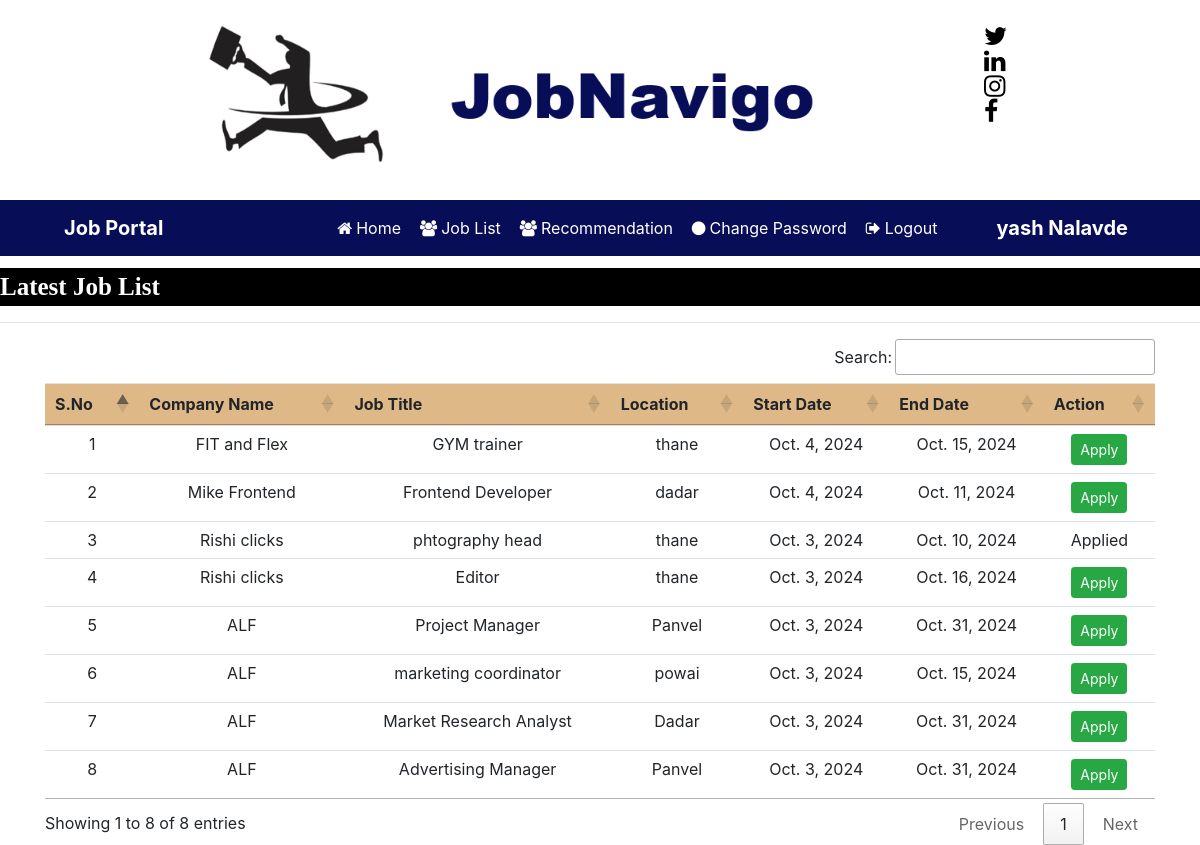
The page /user_latestjobs (signed in) on the database its author committed.
### CareerPatches/models.py (models this page shows, shortened)
class Job(models.Model):
    recruiter = models.ForeignKey(Recruiter,on_delete=models.CASCADE)
    start_date = models.DateField()
    end_date  = models.DateField()
    title = models.CharField(max_length=100)
    salary = models.FloatField(max_length=20)
    image = models.FileField()
    description = models.CharField(max_length=300)
    experience = models.CharField(max_length=50)
    location = models.CharField(max_length=100)
    skills = models.CharField(max_length=100)
    creationdate = models.DateField()

class Recruiter(models.Model):
    user = models.ForeignKey(User,on_delete=models.CASCADE)
    mobile = models.CharField(max_length=15,null=True)
    image  = models.FileField(null=True)
    gender = models.CharField(max_length=10,null=True)
    company = models.CharField(max_length=15,null=True)
    type = models.CharField(max_length=15,null=True)
    status = models.CharField(max_length=20,null=True)

### CareerPatches/views.py (the view)
# urls.py: path('user_latestjobs',user_latestjobs,name="user_latestjobs"),
def user_latestjobs(request):
    job = Job.objects.all().order_by('-start_date')
    user = request.user
    student = StudentUser.objects.get(user=user)
    data = Apply.objects.filter(student=student)
    li=[]
    for i in data:
        li.append(i.job.id)
    d = {'job':job,'li':li}
    return render(request,'user_latestjobs.html',d)

### CareerPatches/Templates/user_latestjobs.html (shortened to what this page needs)
{% load static %}
{% block body %}
{% include 'user_navigation.html' %}
<marquee style ="font-family: Monotype Corsiva; font-size: 25px; color:white;background-color: black; font-weight: bold; margin-top: 1%; ">
    Latest Job List
</marquee>
<hr>
<div class="container ">
<table class="table table-hover" id="example">
    <thead>
        <tr style="background-color: #DEB887">
            <th>S.No</th>
            <th>Company Name</th>
            <th>Job Title</th>
            <th>Location</th>
            <th>Start Date</th>
            <th>End Date</th>
            <th>Action</th>
        </tr>
    </thead>
    <tbody>
        <tr>
    {% for i in job %}
            <td>{{forloop.counter}}</td>
            <td>{{i.recruiter.company}}</td>
            <td>{{i.title}}</td>
            <td>{{i.location}}</td>
            <td>{{i.start_date}}</td>
            <td>{{i.end_date}}</td>
            {% if i.id in li %}
            <td>Applied</td>
            {% else %}
            <td><a href="{% url 'job_detail' i.id  %}" class="btn btn-success btn-sm">Apply</a>
            {% endif %}
            </td>
        </tr>
        {% endfor %}
    </tbody>
</table>
</div>
{% endblock %}

### CareerPatches/Templates/user_navigation.html (shortened to what this page needs)
{% load static %}
<html>
<head>
        <link rel="stylesheet" href="https://cdn.jsdelivr.net/npm/bootstrap@4.6.2/dist/css/bootstrap.min.css">
        <link rel="stylesheet" href="https://cdnjs.cloudflare.com/ajax/libs/font-awesome/4.7.0/css/font-awesome.min.css">
                <link rel="stylesheet" href="https://cdn.datatables.net/1.13.6/css/jquery.dataTables.min.css">
        <link rel="stylesheet" href="https://cdn.datatables.net/buttons/2.4.2/css/buttons.dataTables.min.css">
</head >
<body>
<div class="container">
        <div class="row">
                <div class="col-sm-4">
                        <img src="{% static 'jobnavigo.png' %}" width="800px" height="200px" style="padding-left: 40%">
                </div>
                <div class="col-sm-4 mt-4" style = "padding-left: 50%" >
<span style="font-weight:bold ; font-size: 25px">
        <a href="https://twitter.com/JobNavigo" target="_blank" ><i class="fa fa-twitter pl-1" style="color: rgb(0, 0, 0);"></i></a>
        <a href="https://www.linkedin.com/in/robert-jr-060437292" target="_blank"><i class="fa fa-linkedin pl-1" style="color: rgb(0, 0, 0);"></i></a>
        <a href="https://www.instagram.com/job_navigo/" target="_blank"><i class="fa fa-instagram pl-1" style="color: rgb(0, 0, 0);"></i></a>
        <a href="https://www.facebook.com/profile.php?id=61551223599788" target="_blank"><i class="fa fa-facebook pl-1" style="color: rgb(0, 0, 0);"></i></a>
</span>
                                </div>
                        </div>
        </div>
<nav class="navbar navbar-expand-sm" style="background-color : rgb(7, 13, 87)">
        <a class="navbar-brand text-white pl-5 font-weight-bold">Job Portal</a>
<ul class="navbar-nav">
        <li class="nav-item">
                <a class="nav-link" href="{% url 'user_home' %}" style="margin-left:150px"><i class="fa fa-home mr-1"></i>Home</a>
        </li>
        <li class="nav-item">
                <a class="nav-link" href="{% url 'user_latestjobs' %}"><i class="fa fa-users mr-1"></i>Job List</a>
        </li>
        <li class="nav-item">
                <a class="nav-link" href="{% url 'jobrecommendation_form' %}"><i class="fa fa-users mr-1"></i>Recommendation</a>
        </li>
        <li class="nav-item">
                <a class="nav-link" href="{% url 'change_passworduser' %}"><i class="fa fa-circle mr-1"></i>Change Password</a>
        </li>
        <li class="nav-item">
                <a class="nav-link" href="{% url 'Logout' %}"><i class="fa fa-sign-out mr-1"></i>Logout</a>
        </li>
</ul>
<a class="navbar-brand text-white pl-5 font-weight-bold">{{request.user.first_name}} {{request.user.last_name}}</a>
</nav>
</body>
</html>

### CareerPatches/Templates/user_navigation.html (style rules this page uses)
.nav-link { color:white !important ; margin-right: 3px; }

### CareerPatches/Templates/user_latestjobs.html (style rules this page uses)
tr { text-align : center }

### rows shown on the page
Job: recruiter.company "FIT and Flex", title "GYM trainer", location "thane", start_date "Oct. 4, 2024", end_date "Oct. 15, 2024", shows "Apply"
Job: recruiter.company "Mike Frontend", title "Frontend Developer", location "dadar", start_date "Oct. 4, 2024", end_date "Oct. 11, 2024", shows "Apply"
Job: recruiter.company "Rishi clicks", title "phtography head", location "thane", start_date "Oct. 3, 2024", end_date "Oct. 10, 2024", shows "Applied"
Job: recruiter.company "Rishi clicks", title "Editor", location "thane", start_date "Oct. 3, 2024", end_date "Oct. 16, 2024", shows "Apply"
Job: recruiter.company "ALF", title "Project Manager", location "Panvel", start_date "Oct. 3, 2024", end_date "Oct. 31, 2024", shows "Apply"
Job: recruiter.company "ALF", title "marketing coordinator", location "powai", start_date "Oct. 3, 2024", end_date "Oct. 15, 2024", shows "Apply"
Job: recruiter.company "ALF", title "Market Research Analyst", location "Dadar", start_date "Oct. 3, 2024", end_date "Oct. 31, 2024", shows "Apply"
Job: recruiter.company "ALF", title "Advertising Manager", location "Panvel", start_date "Oct. 3, 2024", end_date "Oct. 31, 2024", shows "Apply"

### other values the page prints
{{ request.user.first_name }} "yash"
{{ request.user.last_name }} "Nalavde"
